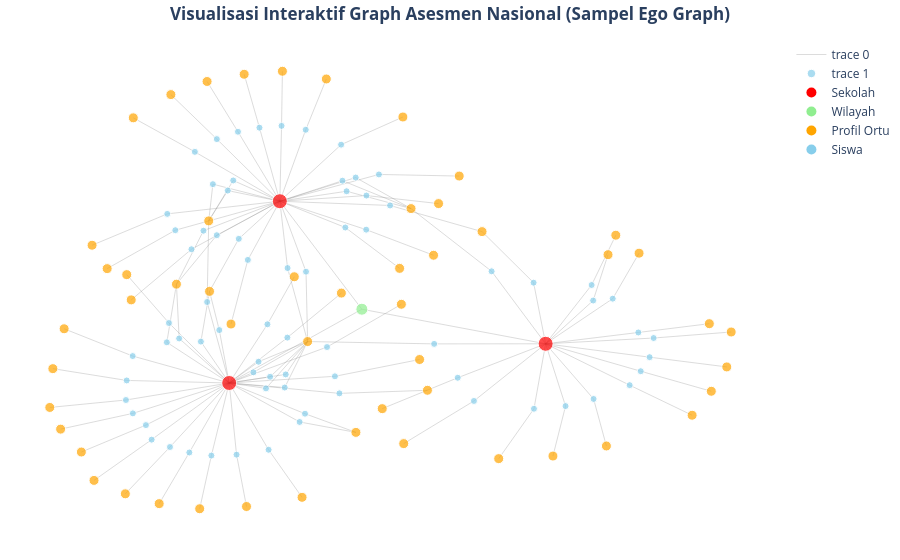

Here is the notebook cell this chart was saved with:
### Code cell
import plotly.graph_objects as go
import networkx as nx
import random


sekolah_nodes = [n for n, attr in G.nodes(data=True) if attr.get('tipe') == 'Sekolah']

random.seed(42) # 
sampel_sekolah = random.sample(sekolah_nodes, min(3, len(sekolah_nodes)))

sub_nodes = set(sampel_sekolah)


for sekolah in sampel_sekolah:
    tetangga_sekolah = list(G.neighbors(sekolah))
    sub_nodes.update(tetangga_sekolah)
    

    for tetangga in tetangga_sekolah:
        if G.nodes[tetangga].get('tipe') == 'Siswa':
            ortu_siswa = list(G.neighbors(tetangga))
            sub_nodes.update(ortu_siswa)


H = G.subgraph(list(sub_nodes))

pos = nx.spring_layout(H, k=0.15, seed=42)

node_x = []
node_y = []
node_text = []
node_color = []
node_size = []


for node in H.nodes():
    x, y = pos[node]
    node_x.append(x)
    node_y.append(y)

    attrs = H.nodes[node]
    node_type = attrs.get("tipe", "Unknown")

    if node_type == "Sekolah":
        node_color.append("red")
        node_size.append(15)
        node_text.append(
            "<b>SEKOLAH</b><br>"
            f"ID: {node}<br>"
            f"Proporsi S1: {attrs.get('proporsi_pendidik_min_s1', '-')}<br>"
            f"Proporsi Sertifikasi: {attrs.get('proporsi_pendidik_sertifikasi', '-')}<br>"
            f"Jumlah Pendidik: {attrs.get('jumlah_pendidik', '-')}<br>"
            f"Rasio Guru/Murid: {attrs.get('rasio_pendidik_peserta_didik', '-')}<br>"
            f"Jumlah Peserta Didik: {attrs.get('jumlah_peserta_didik', '-')}<br>"
            f"Jumlah Ruang Kelas: {attrs.get('jumlah_r_kelas', '-')}<br>"
            f"Ketersediaan Internet: {attrs.get('ketersediaan_internet', '-')}<br>"
            f"Ketersediaan Listrik: {attrs.get('ketersediaan_listrik', '-')}<br>"
            f"Jumlah Komputer: {attrs.get('jumlah_komp_milik', '-')}<br>"
            f"Jumlah Perpus: {attrs.get('jumlah_perpus', '-')}<br>"
            f"Jumlah Rombel: {attrs.get('jumlah_rombel', '-')}<br>"
            f"Rata Siswa/Rombel: {attrs.get('jumlah_siswa_rombel', '-')}<br>"
            f"Jml Penerima PIP: {attrs.get('jumlah_siswa_penerima_PIP', '-')}<br>"
            f"Rasio Penerima PIP: {attrs.get('rasio_siswa_penerima_PIP', '-')}<br>"
            f"Kurikulum: {attrs.get('kurikulum', '-')}"
        )

    elif node_type == "Wilayah":
        node_color.append("lightgreen")
        node_size.append(12)
        node_text.append(
            "<b>WILAYAH</b><br>"
            f"ID: {node}<br>"
            f"Daerah Khusus: {attrs.get('daerah_khusus', '-')}<br>"
            f"Wilayah Bagian: {attrs.get('wilayah_bagian', '-')}<br>"
            f"Jenis Wilayah: {attrs.get('jenis_wilayah', '-')}<br>"
            f"Status: {attrs.get('status_wilayah', '-')}"
        )

    elif node_type == "Ortu":
        node_color.append("orange")
        node_size.append(10)
        node_text.append(
            "<b>PROFIL ORTU</b><br>"
            f"Node ID: {node}<br>"
            f"Pendidikan Ayah: {attrs.get('Apa jenjang sekolah tertinggi yang diselesaikan ayahmu?', '-')}<br>"
            f"Pendidikan Ibu: {attrs.get('Apa jenjang sekolah tertinggi yang diselesaikan ibumu?', '-')}<br>"
            f"Pekerjaan Ayah: {attrs.get('Apa pekerjaan ayahmu?', '-')}<br>"
            f"Pekerjaan Ibu: {attrs.get('Apa pekerjaan ibumu?', '-')}"
        )

    elif node_type == "Siswa":
        node_color.append("skyblue")
        node_size.append(7)
        node_text.append(
            "<b>SISWA</b><br>"
            f"ID: {node}<br>"
            f"Gender: {attrs.get('Apakah kamu perempuan atau laki-laki?', '-')}<br>"
            f"Family Size: {attrs.get('Ada berapa keluarga yang tinggal bersama di rumahmu?', '-')}<br>"
            f"Meja Belajar: {attrs.get('Kepemilikan Meja belajar di rumah', '-')}<br>"
            f"Kamar Sendiri: {attrs.get('Kamar tidur untuk dirimu sendiri (tidak berbagi dengan saudara atau orang lain)', '-')}<br>"
            f"Tempat Tenang: {attrs.get('Tempat belajar yang tenang di rumah', '-')}<br>"
            f"Listrik Belajar: {attrs.get('Listrik dan lampu untuk belajar di rumah pada malam hari', '-')}<br>"
            f"Komputer/Laptop: {attrs.get('Komputer, laptop, atau tablet yang bisa kamu pakai untuk keperluan belajar atau tugas sekolah', '-')}<br>"
            f"Internet: {attrs.get('Sambungan ke internet di rumah', '-')}<br>"
            f"Smartphone: {attrs.get('Kepemilikan telepon seluler (handphone) dengan akses internet (misal, smartphone)', '-')}<br>"
            f"Buku Tugas: {attrs.get('Kepemilikan buku-buku yang bisa membantumu mengerjakan tugas-tugas sekolah', '-')}<br>"
            f"Kelas Nilai AN: {attrs.get('target_kelas_nilai', '-')}"
        )


edge_x = []
edge_y = []

for edge in H.edges():
    x0, y0 = pos[edge[0]]
    x1, y1 = pos[edge[1]]
    edge_x.extend([x0, x1, None])
    edge_y.extend([y0, y1, None])

edge_trace = go.Scatter(
    x=edge_x, y=edge_y,
    line=dict(width=0.3, color="#888"),
    hoverinfo="none",
    mode="lines"
)


node_trace = go.Scatter(
    x=node_x,
    y=node_y,
    mode="markers",
    hovertemplate="%{text}<extra></extra>",
    text=node_text,
    marker=dict(
        showscale=False,
        color=node_color,
        size=node_size,
        line=dict(width=1, color="white")
    )
)

legend_data = [
    ("Sekolah", "red"),
    ("Wilayah", "lightgreen"),
    ("Profil Ortu", "orange"),
    ("Siswa", "skyblue")
]

legend_traces = [
    go.Scatter(x=[None], y=[None], mode="markers",
               marker=dict(size=10, color=c), name=l)
    for l, c in legend_data
]

fig = go.Figure(
    data=[edge_trace, node_trace] + legend_traces,
    layout=go.Layout(
        title="<b>Visualisasi Interaktif Graph Asesmen Nasional (Sampel Ego Graph)</b>",
        title_x=0.5,
        showlegend=True,
        hovermode="closest",
        margin=dict(b=20, l=5, r=5, t=40),
        xaxis=dict(showgrid=False, zeroline=False, showticklabels=False),
        yaxis=dict(showgrid=False, zeroline=False, showticklabels=False),
        plot_bgcolor="white"
    )
)

fig.show()

### Figure 1 — Plotly figure (JSON) as saved in the notebook; plotly's stock layout.template omitted (floating-point values rounded to 4 significant figures; data arrays with more than 128 entries replaced by an {"elided": "..."} marker saying what was removed)
{"data": [{"hoverinfo": "none", "line": {"color": "#888", "width": 0.3}, "mode": "lines", "type": "scatter", "x": {"elided": "447 float values"}, "y": {"elided": "447 float values"}}, {"hovertemplate": "%{text}<extra></extra>", "marker": {"color": {"elided": "129 str values"}, "line": {"color": "white", "width": 1}, "showscale": false, "size": {"elided": "129 int values"}}, "mode": "markers", "text": {"elided": "129 str values"}, "type": "scatter", "x": {"elided": "129 float values"}, "y": {"elided": "129 float values"}}, {"marker": {"color": "red", "size": 10}, "mode": "markers", "name": "Sekolah", "type": "scatter", "x": [null], "y": [null]}, {"marker": {"color": "lightgreen", "size": 10}, "mode": "markers", "name": "Wilayah", "type": "scatter", "x": [null], "y": [null]}, {"marker": {"color": "orange", "size": 10}, "mode": "markers", "name": "Profil Ortu", "type": "scatter", "x": [null], "y": [null]}, {"marker": {"color": "skyblue", "size": 10}, "mode": "markers", "name": "Siswa", "type": "scatter", "x": [null], "y": [null]}], "layout": {"hovermode": "closest", "margin": {"b": 20, "l": 5, "r": 5, "t": 40}, "plot_bgcolor": "white", "showlegend": true, "title": {"text": "<b>Visualisasi Interaktif Graph Asesmen Nasional (Sampel Ego Graph)</b>", "x": 0.5}, "xaxis": {"showgrid": false, "showticklabels": false, "zeroline": false}, "yaxis": {"showgrid": false, "showticklabels": false, "zeroline": false}}}
